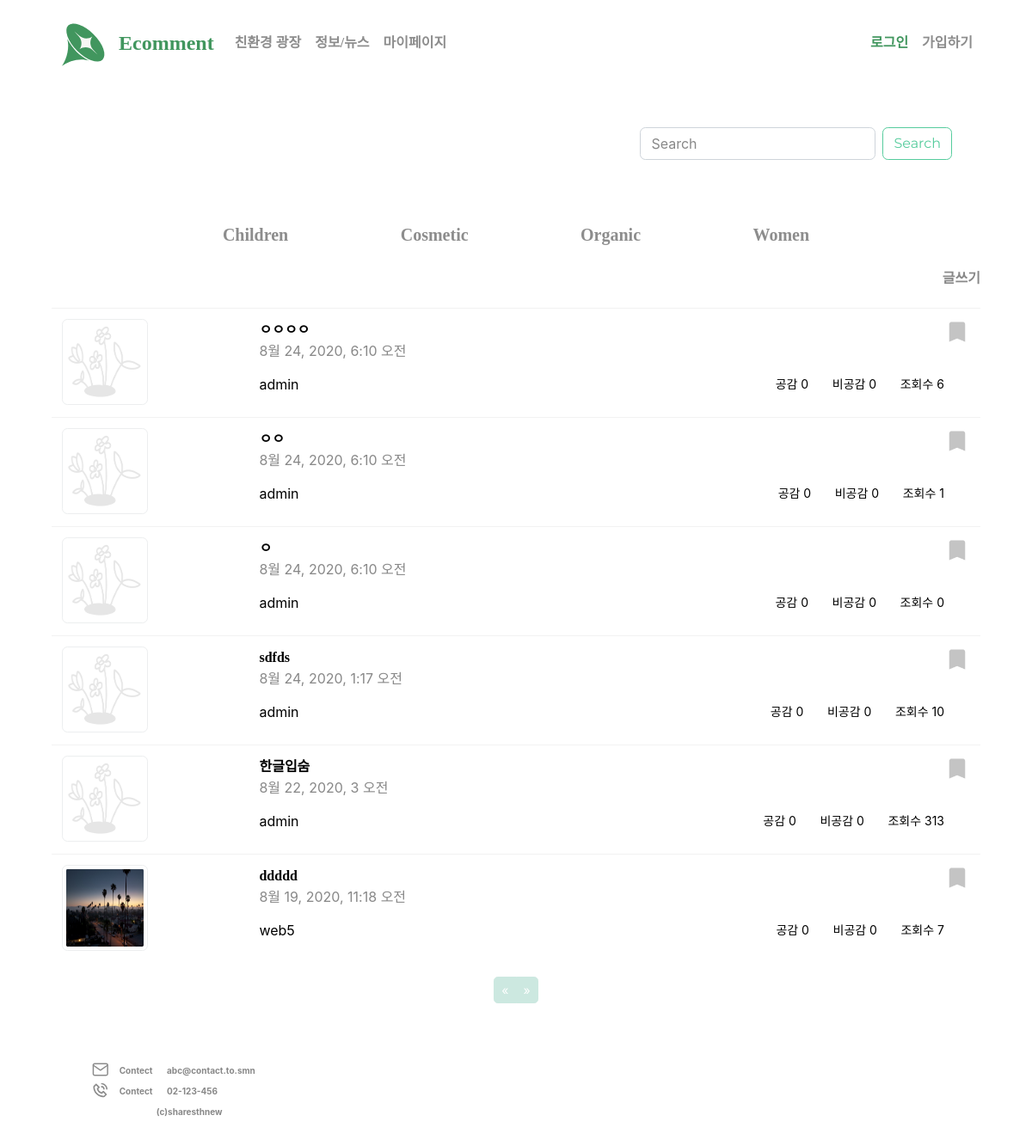
Page /community/category/Children/ on the earlier database version.
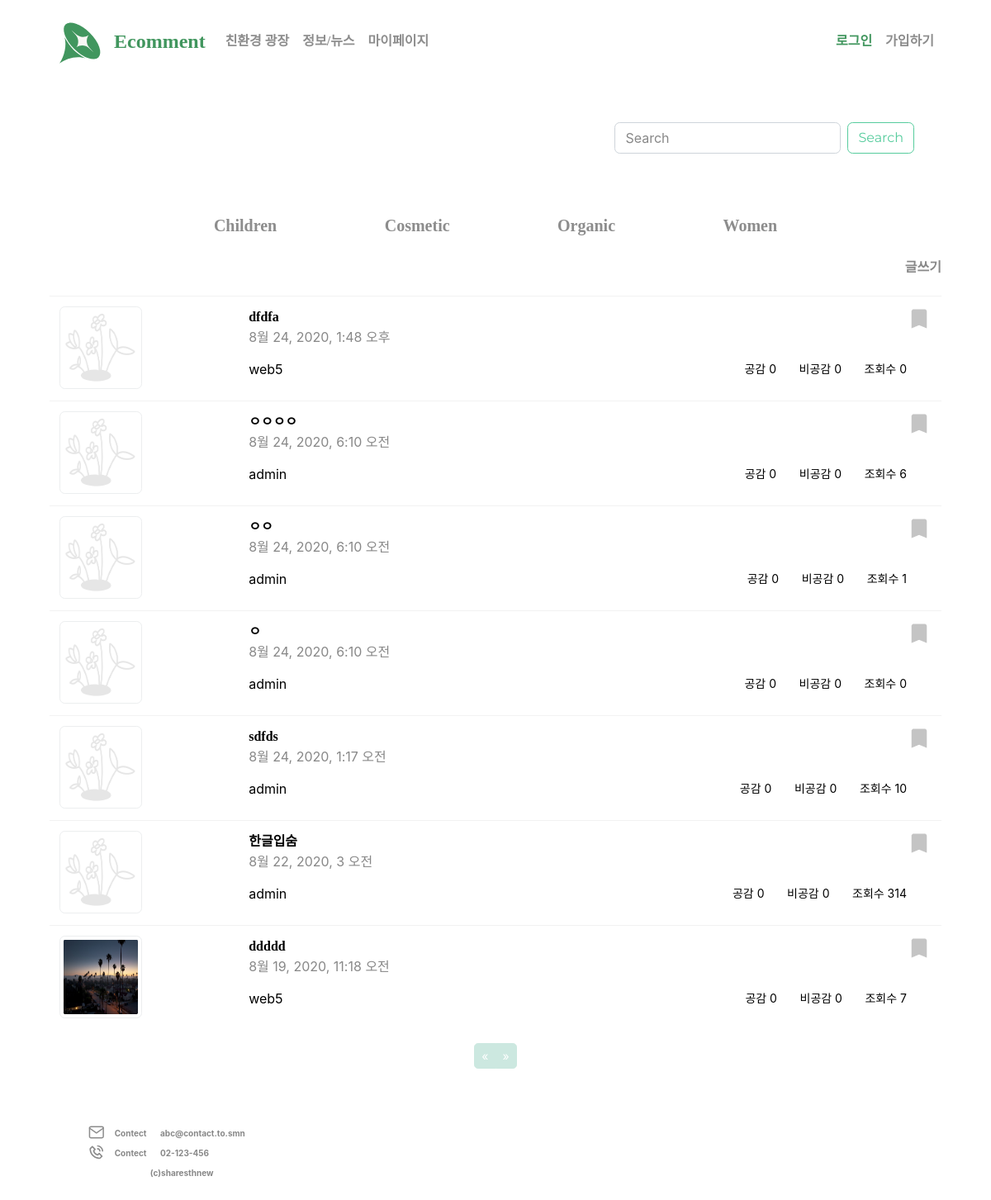
Same page on the later database version.
### community/models.py (models this page shows, shortened)
class Category(models.Model):
    name = models.CharField(max_length=50)
    class Meta:
        ordering =['name']
    def __str__(self):
        return self.name

class Post(models.Model):
    author = models.ForeignKey(User, on_delete=models.CASCADE, related_name='user',null=True)
    title = models.CharField(max_length = 200,null=True)
    category = models.CharField(max_length=200, default='uncategorized')
    text = models.TextField(max_length = 1700, null=True)
    image = models.ImageField(upload_to= 'community/community_photo/%Y/%m/%d',null=True, blank=True)
    created = models.DateTimeField(auto_now_add=True,null=True)
    updated = models.DateTimeField(auto_now=True)
    like = models.ManyToManyField(User, related_name='like_post', blank=True)
    unlike = models.ManyToManyField(User, related_name='unlike_post', blank=True)
    favorite = models.ManyToManyField(User, related_name='favorite_post', blank=True)
    hits = models.PositiveIntegerField(default = 0)
    class Meta:
        ordering = ['-created']

### community/views.py (the view)
# urls.py: path('category/<str:cats>/',CategoryView, name='category'),
def CategoryView(request,cats):
    category_posts = Post.objects.filter(category=cats)
    cat_menu = Category.objects.all()
    return render(request, 'community/categories.html',{'cats':cats,'category_posts':category_posts,'cat_menu':cat_menu})

### templates/community/categories.html (shortened to what this page needs)
{% extends 'base.html' %}
{% block content %}
        <form class="form-inline m-5 float-right" action="{% url 'community:search' %}" method="post">
      <input class="form-control mr-sm-2" type="search" placeholder="Search" aria-label="Search" name="q" value="{{q}}">
      <button class="btn btn-outline-success my-2 my-sm-0" type="submit">Search</button>
    </form>
    <div class="container">
        <div class="col text-center my-4">
            {% for item in cat_menu %}
                <a style="font-size: 20px;margin: 6%;" href="{% url 'community:category' item %}"> {{ item }}</a>
            {%endfor%}
        </div>
        {% if user.is_authenticated %}
            <a style="float: right;margin-bottom:2%;" href="{% url 'community:create' %}">글쓰기</a>
        {% else %}
            <a style="cursor:pointer;float:right;margin-bottom:2%" data-toggle="modal" data-target="#myModal"> 글쓰기 </a>
        {% endif %}
        <div class="table-responsive">
            <table class="table">
                {% for object in category_posts %}
                    <tr>
                        <td><a href="{% url 'community:detail' object.id %}">
                            {% if object.image %}
                                <img src="{{ object.image.url }}" alt="..." class="img-thumbnail" style="width:100px;height:100px;">
                            {% else %}
                                <img src="/static/image/alt.png" alt="..." class="img-thumbnail" style="width:100px;height:100px;">
                            {% endif %}
                        </a></td>
                        <th scope="row"><a style="color: #000000;" href="{% url 'community:detail' object.id %}">{{object.title}}</a><br><span style="font-weight: normal">{{object.created}}</span>
                            <br><span style="display: block;margin-top:15px;color: #000000;font-weight: normal">{{object.author}}</span></th>
                        <td><span><a href="{% url 'community:favorite' object.id %}" class="float-right">{% if user in object.favorite.all %} <img src="/static/image/sc_active.png"> {%else%} <img src="/static/image/scrab.png">{% endif %}</a></span><p style="margin-top:65px;float:right; font-weight:normal;font-size:14px;color: #000000;">공감 <span> {{ object.like.all.count}} </span>&nbsp&nbsp&nbsp&nbsp&nbsp&nbsp비공감 <span> {{ object.unlike.all.count}} </span>&nbsp&nbsp&nbsp&nbsp&nbsp&nbsp조회수 <span> {{ object.hits }} </span></p></td>
                    </tr>
                {% endfor %}
            </table>
        </div>
    </div>
    {% include 'community/pagination.html' %}
    {% include 'footer.html' %}
{% endblock %}

Differences in the rows shown:
added Post: title "dfdfa", created "8월 24, 2020, 1:48 오후", author "web5", like.all.count "0", unlike.all.count "0", hits "0"
changed Post "한글입숨": hits "313" → "314"
